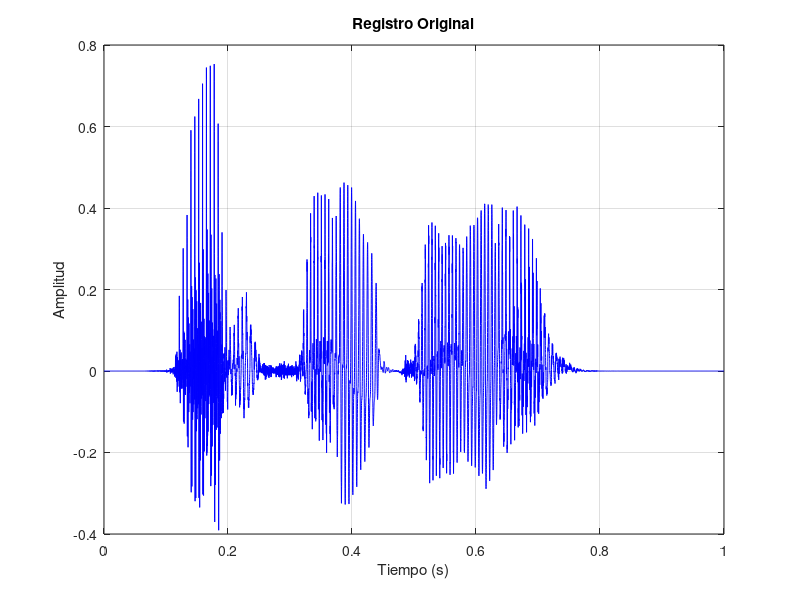
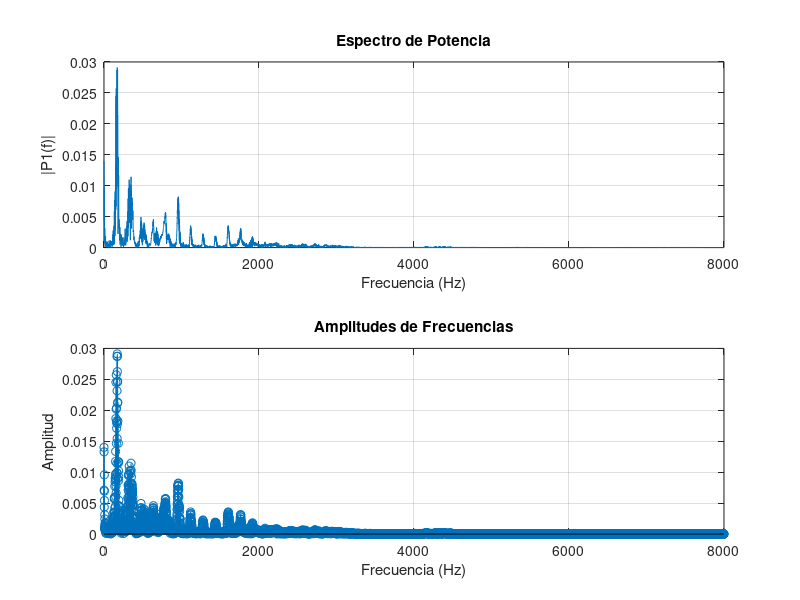
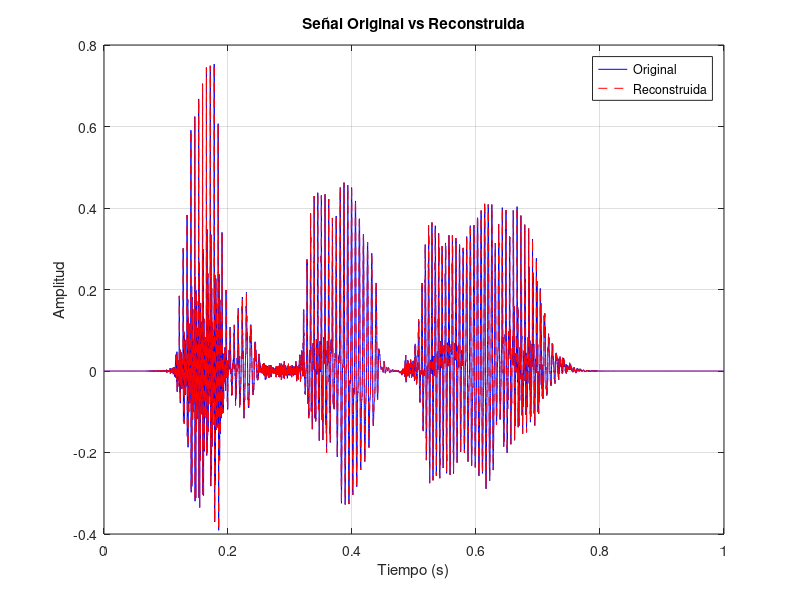

MATLAB code to generate these figures, in order: (Note: this script raises an error after producing the figures.)
function analisisRegistro()
    % Cargar el registro
    g = load('Registro_240901.txt');

    % Parámetros básicos
    fs = 16000;  % Frecuencia de muestreo
    N = length(g);  % Número de muestras
    t = (0:N-1)'/fs;  % Vector de tiempo

    % 1. Graficar el registro original
    figure(1);
    plot(t, g, 'b');
    grid on;
    title('Registro Original');
    xlabel('Tiempo (s)');
    ylabel('Amplitud');

    % 2. Análisis de Fourier usando FFT
    G = fft(g);
    f = fs*(0:(N/2))/N;  % Vector de frecuencias
    P2 = abs(G/N);
    P1 = P2(1:N/2+1);    % Espectro de un solo lado
    P1(2:end-1) = 2*P1(2:end-1);

    % Calcular amplitudes desde la FFT
    amplitudes = 2 * abs(G(1:N/2+1)) / N;
    amplitudes(1) = amplitudes(1) / 2;  % Corregir componente DC

    % Graficar espectro de frecuencias y amplitudes
    figure(2);
    subplot(2,1,1);
    plot(f, P1);
    grid on;
    title('Espectro de Potencia');
    xlabel('Frecuencia (Hz)');
    ylabel('|P1(f)|');

    subplot(2,1,2);
    stem(f, amplitudes);
    grid on;
    title('Amplitudes de Frecuencias');
    xlabel('Frecuencia (Hz)');
    ylabel('Amplitud');

    % 3. Reconstrucción usando IFFT
    g_reconstruido = real(ifft(G));

    % Graficar señal original vs reconstruida
    figure(3);
    plot(t, g, 'b', t, g_reconstruido, 'r--');
    grid on;
    title('Señal Original vs Reconstruida');
    xlabel('Tiempo (s)');
    ylabel('Amplitud');
    legend('Original', 'Reconstruida');

    % 4. Análisis adicional: encontrar frecuencias dominantes
    [picos, locs] = findpeaks(amplitudes, 'MinPeakHeight', max(amplitudes)*0.1);
    frecuencias_dominantes = f(locs);

    disp('Frecuencias dominantes (Hz) y sus amplitudes:');
    for i = 1:length(frecuencias_dominantes)
        fprintf('Frecuencia: %.2f Hz, Amplitud: %.4f\n', frecuencias_dominantes(i), picos(i));
    end

    % Análisis espectral más detallado
    [~, idx] = sort(picos, 'descend');
    freq_principales = frecuencias_dominantes(idx);
    amp_principales = picos(idx);

    disp('Componentes principales (ordenadas por amplitud):');
    for i = 1:min(5, length(freq_principales))
        fprintf('Frecuencia: %.2f Hz, Amplitud: %.4f\n', ...
                freq_principales(i), amp_principales(i));
    end

    % 5. Error de reconstrucción
    error = norm(g - g_reconstruido) / norm(g);
    disp(['Error relativo de reconstrucción: ', num2str(error)]);

    % 6. Análisis en tiempo-frecuencia usando STFT
    window = 256;  % Tamaño de la ventana
    overlap = 128; % Solapamiento
    nfft = 512;    % Número de puntos FFT

    figure(4);
    spectrogram(g, window, overlap, nfft, fs, 'yaxis');
    title('Espectrograma');
    colorbar;

end
